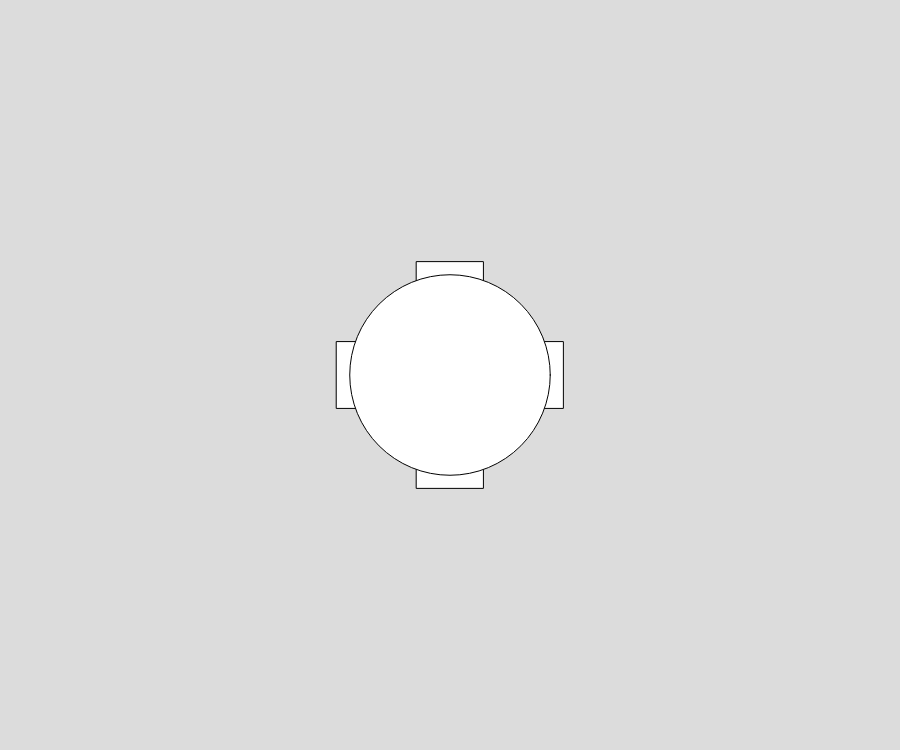
Frame 1 (no input)
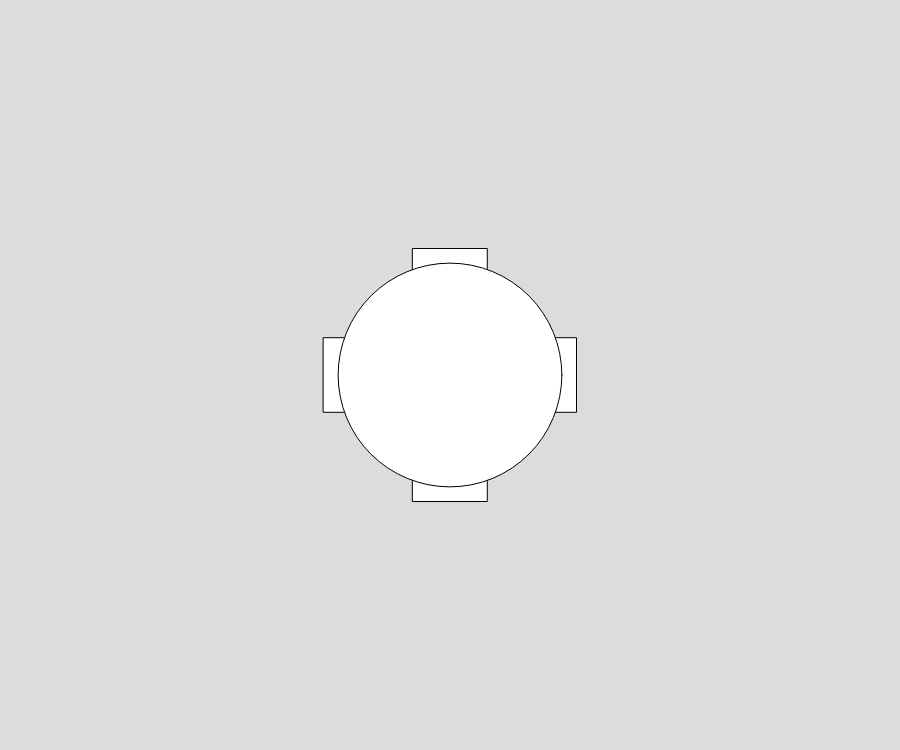
Frame 60 (no input)
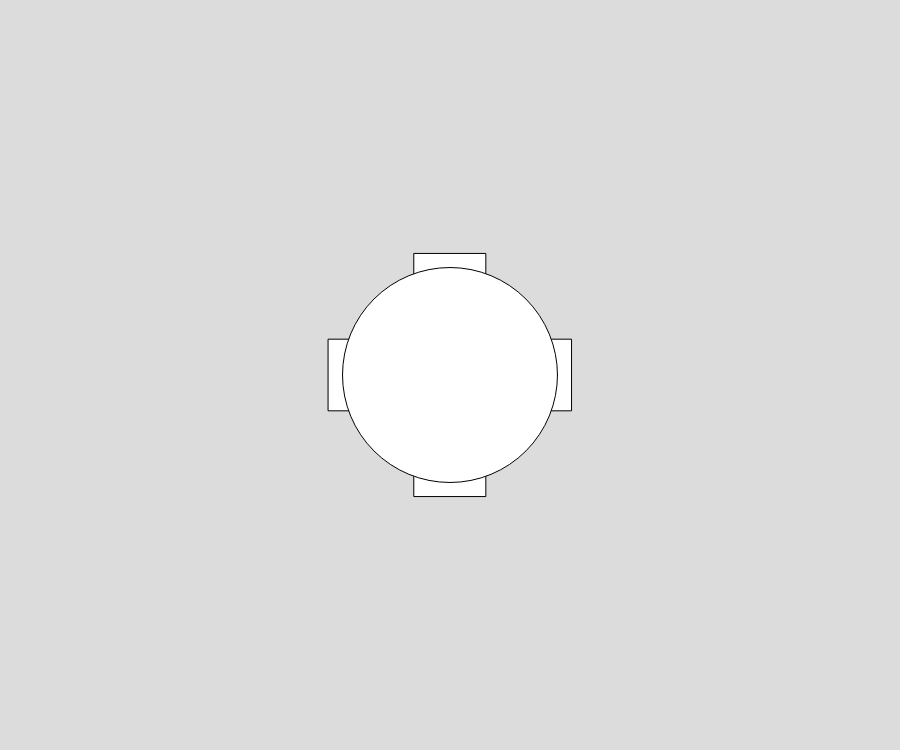
Frame 120 (the mouse pressed at the canvas centre since frame 60)

The p5.js sketch that drew these frames (run headless with seeded random() and noise() and a simulated clock; from frame 60 on, the mouse is pressed at the canvas centre):

// p5.js sketch
// ── sketch.js
function setup() {
  createCanvas(900,750);
}


function draw() {
  background(220);

  let t = millis() / 800.0;

  let x = width/2;
  let y = height/2;
  let size = 200.0 + (25.0 * sin(t)); // Actual size to be computed for logic and collision
  let dpSize = size; // Size to be visualized and animated (displaySize)
  let sizeX = size; // Size to be visualized and animated
  let sizeY = size; // Size to be visualized and animated


  // // Reflector
  // circle(x + (size/3), y + (size/4), size/2);
  // circle(x - (size/3), y + (size/4), size/2);
  // ellipse(x, y, sizeX, sizeY);

  // Shooter
  // rectMode(CENTER);
  // rect(x + size/3.4, y, size/2, size/3);
  // rect(x - size/3.4, y, size/2, size/3);
  // rect(x, y + size/3.4, size/3, size/2);
  // rect(x, y  - size/3.4, size/3, size/2);
  // ellipse(x, y, sizeX, sizeY);

  // // Bouncer
  // ellipse(x + (size/3.5), y - (size/5), size/2, size);
  // ellipse(x - (size/3.5), y - (size/5), size/2, size);
  // ellipse(x, y, sizeX, sizeY);

  // // Reflector enemy
  // let distance = size/2.6;

  // let animX1 = sin(t) * distance;
  // let animY1 = cos(t) * distance;
  
  // let animX2 = sin(t + (PI / 2)) * distance;
  // let animY2 = cos(t + (PI / 2)) * distance;
  
  // let animX3 = sin(t + PI) * distance;
  // let animY3 = cos(t + PI) * distance;

  // let animX4 = sin(t + ((PI * 3) / 2)) * distance;
  // let animY4 = cos(t + ((PI * 3) / 2)) * distance;
  
  // circle(x + animX1, y + animY1, size/2.0);
  // circle(x + animX2, y + animY2, size/2.0);
  // circle(x + animX3, y + animY3, size/2.0);
  // circle(x + animX4, y + animY4, size/2.0);
  // ellipse(x, y, sizeX, sizeY);

  // Shooter
  rectMode(CENTER);
  rect(x + size/2.8, y, size/2.4, size/3);
  rect(x - size/2.8, y, size/2.4, size/3);
  rect(x, y + size/2.8, size/3, size/2.4);
  rect(x, y  - size/2.8, size/3, size/2.4);
  ellipse(x, y, sizeX, sizeY);


}
